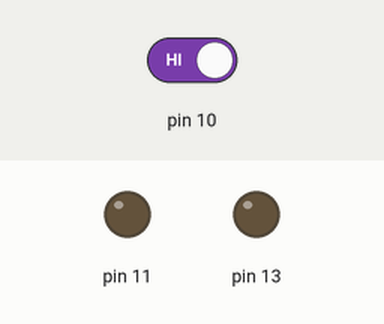
The sketch below on a simulated Arduino Uno, built with avr-gcc and run on an emulated ATmega328P. On the bench: output pins drawn as LEDs (lit = HIGH). The inputs (shaded band) are chosen by the test bench; at power-on: pin 10 HIGH. What the sketch prints to the serial monitor is not drawn.

Above: at 1.2 s.
1.3 s: pin 10 driven LOW
At 2.32 s:
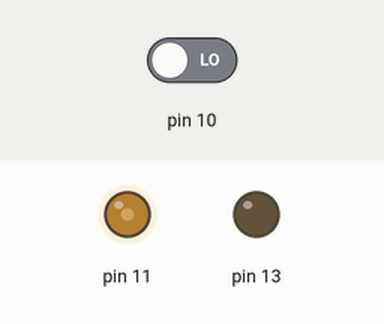
Timing chart, 0 to 6.6 s (numbered marks = the images above; inputs shaded):
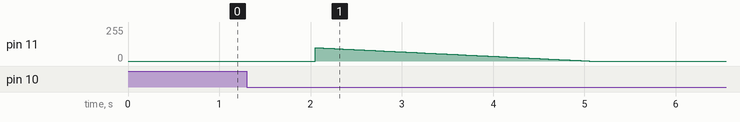

The sketch:

ControlLedButton.ino
```cpp
//#include <Arduino_AVRSTL.h>
bool flag = false;
class Control
{
  int pinLed;
  int brigthness;
  int pinButton;
  int pinSensor;
  int average = 64;
  int modeBacklight = 0;
  float k = 0.09;

 public:
  Control(int _pinLed, int _pinButton, int _pinSensor, int _bright = 0): pinLed(_pinLed), brigthness(_bright), pinButton(_pinButton), pinSensor(_pinSensor)
  {
   pinMode(pinButton, INPUT);
   pinMode(pinSensor, OUTPUT);
  }
  //устанавливаем яркость и записываем это значение и запоминаем его
  void setBrigth(int brigth){
    brigthness = brigth;
    analogWrite(pinLed, brigthness);
  }
  //функция для плавной регулировки яркости (значение яркости, скорость ее достижения)
  void setSmooBrigth(int brigth, int speedSmoo = 30){
    if ((brigth < 0 || brigth > 255) || (brigth == brigthness)){
      return;
    }
    while(brigthness != brigth){
      delay(speedSmoo);
      brigth > brigthness ? brigthness++ : brigthness--;
      analogWrite(pinLed, brigthness);
    }
  }
  //переключение режимов
  void selectMode(long oldMill = 0){
    //если мы захотим плавно выключить свет
    while (!digitalRead(pinButton)){
      if (millis() - oldMill >= 250){
        modeBacklight = 0;
        setSmooBrigth(brigthness + 100, 5);
        setSmooBrigth(0);
        return;
      }
    }
    if (modeBacklight >= 1){
      modeBacklight = 0;
    }else modeBacklight++;
      if (modeBacklight == 0) setSmooBrigth(0);// выключаем
      while (modeBacklight == 1 && digitalRead(pinButton)){//здесь висим в 1 режиме автоматической регулеровки яркости
        int valueLight = readSensor();
        int filterValueLight = map(valueLight, 300, 1023, 0, 150);
        if (filterValueLight <= 0){
          filterValueLight = 0;
        }
        setBrigth(filterValueLight);
      }
  }
  //считывание показаний с датчика с использованием фильтра.
  float readSensor(){
    float newVal = analogRead(pinSensor);
    static float filVal = 0;
    filVal += (newVal - filVal) * k;
    return filVal;
  }

};
void setup() {
  Serial.begin(9600);
  Serial.print("Hello !\n");
}
Control myLed(11, 10, 13);
int firstMillis = 0;
int count = 0;
void loop() {
  long count1 = millis();
  if (!digitalRead(10) && !flag){
    myLed.selectMode(count1);
    flag = true;
  }
  if (digitalRead(10) && flag){
    flag = false;
  }
}
```
